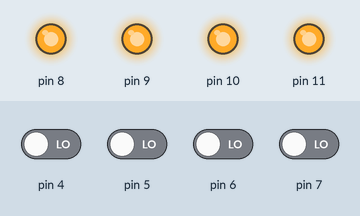
Recording of a program running on a simulated Arduino Nano, built with avr-gcc and run on an emulated ATmega328P. Parts: output pins drawn as LEDs (lit = HIGH). The test bench sets the inputs (shaded band); at power-on: pin 4–7 LOW.

Above: at 0.8 s.
0.9 s: pin 4 driven HIGH
At 1.3 s:
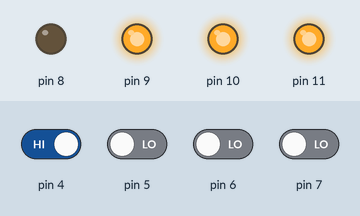
2.4 s: pin 5 driven HIGH
At 3.6 s:
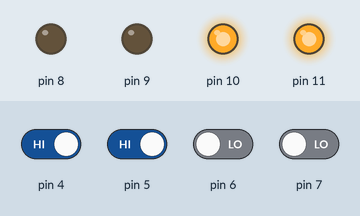
3.9 s: pin 6 driven HIGH
At 4.8 s:
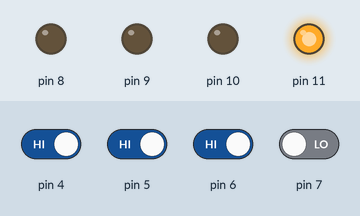
5.4 s: pin 7 driven HIGH
At 5.9 s:
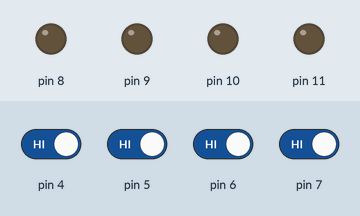
6.9 s: pin 4 driven LOW
At 8.1 s:
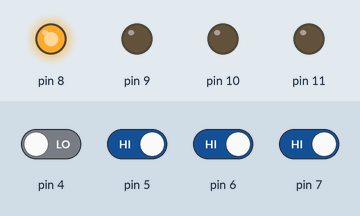
8.4 s: pin 5 driven LOW
At 9.4 s:
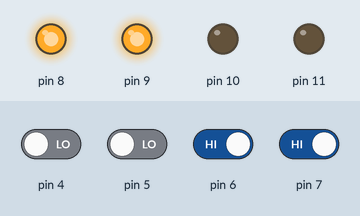
Timing chart, 0 to 10.9 s (numbered marks = the images above; inputs shaded):
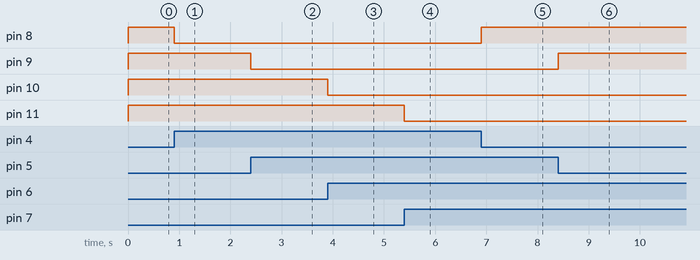

The program:

main.cpp
```cpp
#include <Arduino.h>
#include <util/delay.h>

#define bot1 ((PIND >> 4) & 0x01)
#define bot2 ((PIND >> 5) & 0x01)
#define bot3 ((PIND >> 6) & 0x01)
#define bot4 ((PIND >> 7) & 0x01)

#define SET_PIN(PORT, PIN) (PORT |= 1 << PIN)
#define CLEAR_PIN(PORT, PIN) (PORT &= ~(1 << PIN))

int main(void){
  DDRD &= 0x0f;
  DDRB |= 0x0f;
  while (1){

    if (bot1 != 1){
      SET_PIN(PORTB,0);
    }
    else{
      CLEAR_PIN(PORTB,0);
    }
    if (bot2 != 1){
      SET_PIN(PORTB, 1);
    }
    else{
      CLEAR_PIN(PORTB,1);
    }
    if (bot3 != 1){
      SET_PIN(PORTB, 2);
    }
    else{
      CLEAR_PIN(PORTB,2);
    }
    if (bot4 != 1){
      SET_PIN(PORTB, 3);

    }
    else{
      CLEAR_PIN(PORTB,3);
    }
  }

  return 0;
}
```

Measured:
- after the input at 0.9 s, pin 8: HIGH → LOW at once
- after the input at 2.4 s, pin 9: HIGH → LOW at once
- after the input at 3.9 s, pin 10: HIGH → LOW at once
- after the input at 5.4 s, pin 11: HIGH → LOW at once
- after the input at 6.9 s, pin 8: LOW → HIGH at once
- after the input at 8.4 s, pin 9: LOW → HIGH at once
